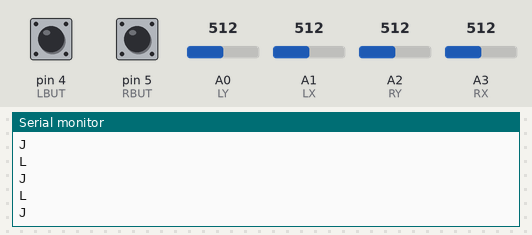
A sketch run on a simulated Arduino Uno, built with avr-gcc and run on an emulated ATmega328P. On the bench: the last lines printed to the serial monitor. The test bench sets the inputs (shaded band); at power-on: A3 (RX) = 512, A0 (LY) = 512, pin 4 (LBUT) HIGH, pin 5 (RBUT) HIGH, A1 (LX) = 512, A2 (RY) = 512.

Above: at 2.7 s.
2.8 s: A3 (RX) set to 542
At 3.3 s:
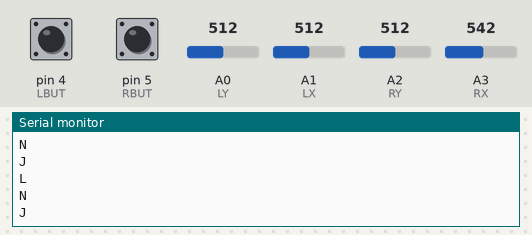
4.3 s: A0 (LY) set to 493
At 4.8 s:
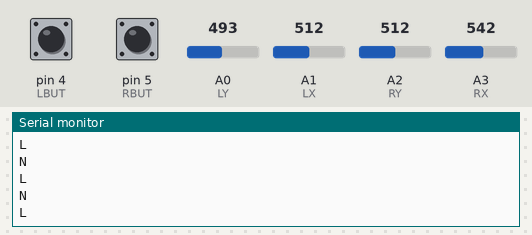

The sketch:

Transmitter_Serial_4A_2D.ino
```cpp
/*
This sketch translates analog stick inputs into single-character
serial signal commands.

The circuit uses two X-Y thumb joysticks, each with a pushbutton.
It uses the left joystick for drive speed and direction and the
right stick for auxiliary controls.

*/

//pin assignments
int const LBUT = 4; //left button digital pin on digital 4
int const RBUT = 5; //right button digital pin on digital 5
int const LY = 0; //Y-axis of left stick on analog 0
int const LX = 1; //X-axis of left stick on analog 1
int const RY = 2; //Y-axis of right stick on analog 2
int const RX = 3; //X-axis of right stick on analog 3

//variables - all initialized at 0
int LxState = 0; //stores the analog state of the joysticks
int LyState = 0;
int RxState = 0;
int RyState = 0;
int leftState = 0; //stores the digital state of the buttons
int rightState = 0;

void setup()
{
  Serial.begin(9600); //initialize serial
  Serial.println("X"); //transmit all stop command to prevent unwanted movement
  pinMode(LBUT, INPUT); //set the buttons to input
  pinMode(RBUT, INPUT);
// this circuit uses external pullup resistors, so the internal
// resistors do not need to be set.
}
void loop()
{
//read the left joystick
  LxState = analogRead(LX);
  LyState = analogRead(LY);

//spin l/r
  if(LxState == 1023)
  {
    Serial.println("E");//spin left
    delay(1);
  }
  if(LxState == 0)
  {
    Serial.println("F");//spin right
    delay(1);
  }

//forward veer l/r/slow fwd
  if(LxState > 535 && LxState < 1023 && LyState < 490)
  {
    Serial.println("G");//veer left
    delay(1);
  }
  else if(LxState < 515 && LxState > 0 && LyState < 490)
  {
    Serial.println("I");//veer right
    delay(1);
  }
  else if(LyState < 490 && LyState > 0)
  {
    Serial.println("C");//slow fwd
    delay(1);
  }

//astern veer l/r/slow astern
  if(LxState > 535 && LxState < 1023 && LyState > 510)
  {
    Serial.println("H");//veer left astern
    delay(1);
  }
  else if(LxState < 515 && LxState > 0 && LyState > 510)
  {
    Serial.println("J");//veer right astern
    delay(1);
  }
  else if(LyState < 1023 && LyState > 510)
  {
    Serial.println("D");//slow astern
    delay(1);
  }

//full speed ahead/astern
  if(LyState == 0)
  {
    Serial.println("A");//full tilt boogie fwd
    delay(1);
  }
  if(LyState == 1023)
  {
    Serial.println("B");//back the truck up!
    delay(1);
  }

//read the right joystick
  RxState = analogRead(RX);
  RyState = analogRead(RY);

//right stick fwd
  if(RyState > 543)
  {
    Serial.println("K"); //flipper fwd
    delay(1);
  }

//right stick aft
  if(RyState < 523)
  {
    Serial.println("L"); //flipper aft
    delay(1);
  }

//right stick right
  if(RxState > 529)
  {
    Serial.println("N");//nc
    delay(1);
  }

//right stick left
  if(RxState < 509)
  {
    Serial.println("M");//nc
    delay(1);
  }

//read the buttons
  leftState = digitalRead(LBUT);
  rightState = digitalRead(RBUT);

//left button
  if(!leftState)
  {
    Serial.println("a");//nc
    delay(1);
  }

//right button
  if(!rightState)
  {
    Serial.println("b");//nc
    delay(1);
  }

//full stop
  if(LyState == 500 &&
     LxState == 525 &&
     RyState == 533 &&
     RxState == 519)
  {
    Serial.println("X");//full stop
    delay(1);
  }
}
```

Measured:
- the behaviour switches between 511 and 510 on A0 (LY) (found by bisection; images 1 and 2)
- after the input at 2.8 s, the serial monitor: prints a new line after 0.07 s (image 1)
